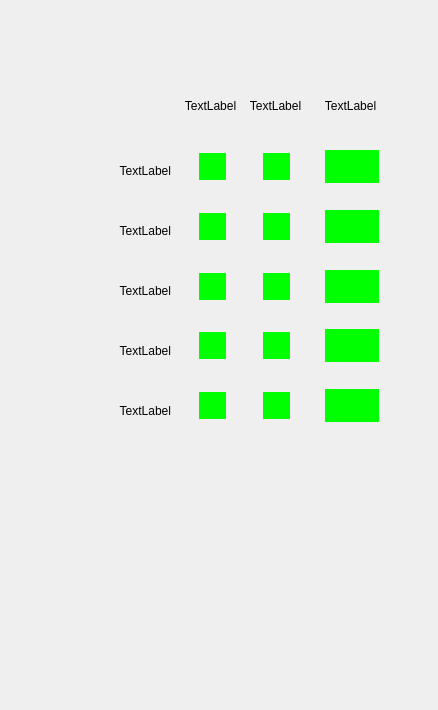
<?xml version="1.0" encoding="UTF-8"?>
<ui version="4.0">
 <class>PropellerEnableWidget</class>
 <widget class="QWidget" name="PropellerEnableWidget">
  <property name="geometry">
   <rect>
    <x>0</x>
    <y>0</y>
    <width>438</width>
    <height>710</height>
   </rect>
  </property>
  <property name="windowTitle">
   <string>Form</string>
  </property>
  <widget class="QLineEdit" name="leenable_prop2">
   <property name="geometry">
    <rect>
     <x>325</x>
     <y>210</y>
     <width>54</width>
     <height>33</height>
    </rect>
   </property>
   <property name="font">
    <font>
     <pointsize>15</pointsize>
     <weight>50</weight>
     <bold>false</bold>
    </font>
   </property>
   <property name="styleSheet">
    <string notr="true">background-color: rgb(0, 255, 0);
border-width:0;
border-style:outset;</string>
   </property>
   <property name="text">
    <string/>
   </property>
   <property name="alignment">
    <set>Qt::AlignCenter</set>
   </property>
   <property name="readOnly">
    <bool>true</bool>
   </property>
  </widget>
  <widget class="QLineEdit" name="leenable_prop3">
   <property name="geometry">
    <rect>
     <x>325</x>
     <y>270</y>
     <width>54</width>
     <height>33</height>
    </rect>
   </property>
   <property name="font">
    <font>
     <pointsize>15</pointsize>
     <weight>50</weight>
     <bold>false</bold>
    </font>
   </property>
   <property name="styleSheet">
    <string notr="true">background-color: rgb(0, 255, 0);
border-width:0;
border-style:outset;</string>
   </property>
   <property name="text">
    <string/>
   </property>
   <property name="alignment">
    <set>Qt::AlignCenter</set>
   </property>
   <property name="readOnly">
    <bool>true</bool>
   </property>
  </widget>
  <widget class="QPushButton" name="pbOK">
   <property name="geometry">
    <rect>
     <x>120</x>
     <y>593</y>
     <width>90</width>
     <height>40</height>
    </rect>
   </property>
   <property name="font">
    <font>
     <pointsize>16</pointsize>
    </font>
   </property>
   <property name="focusPolicy">
    <enum>Qt::NoFocus</enum>
   </property>
   <property name="styleSheet">
    <string notr="true">background-color: transparent;
border-width:0;
border-style:outset;</string>
   </property>
   <property name="text">
    <string/>
   </property>
  </widget>
  <widget class="QLineEdit" name="lerun_prop2">
   <property name="geometry">
    <rect>
     <x>263</x>
     <y>213</y>
     <width>27</width>
     <height>27</height>
    </rect>
   </property>
   <property name="font">
    <font>
     <pointsize>15</pointsize>
    </font>
   </property>
   <property name="styleSheet">
    <string notr="true">background-color: rgb(0, 255, 0);
border-width:0;
border-style:outset;</string>
   </property>
   <property name="readOnly">
    <bool>true</bool>
   </property>
  </widget>
  <widget class="QLineEdit" name="lerun_prop3">
   <property name="geometry">
    <rect>
     <x>263</x>
     <y>273</y>
     <width>27</width>
     <height>27</height>
    </rect>
   </property>
   <property name="font">
    <font>
     <pointsize>15</pointsize>
    </font>
   </property>
   <property name="styleSheet">
    <string notr="true">background-color: rgb(0, 255, 0);
border-width:0;
border-style:outset;</string>
   </property>
   <property name="readOnly">
    <bool>true</bool>
   </property>
  </widget>
  <widget class="QLineEdit" name="leenable_prop1">
   <property name="geometry">
    <rect>
     <x>325</x>
     <y>150</y>
     <width>54</width>
     <height>33</height>
    </rect>
   </property>
   <property name="font">
    <font>
     <pointsize>15</pointsize>
     <weight>50</weight>
     <bold>false</bold>
    </font>
   </property>
   <property name="styleSheet">
    <string notr="true">background-color: rgb(0, 255, 0);
border-width:0;
border-style:outset;</string>
   </property>
   <property name="text">
    <string/>
   </property>
   <property name="alignment">
    <set>Qt::AlignCenter</set>
   </property>
   <property name="readOnly">
    <bool>true</bool>
   </property>
  </widget>
  <widget class="QLineEdit" name="lerun_prop1">
   <property name="geometry">
    <rect>
     <x>263</x>
     <y>153</y>
     <width>27</width>
     <height>27</height>
    </rect>
   </property>
   <property name="font">
    <font>
     <pointsize>15</pointsize>
    </font>
   </property>
   <property name="styleSheet">
    <string notr="true">background-color: rgb(0, 255, 0);
border-width:0;
border-style:outset;</string>
   </property>
   <property name="readOnly">
    <bool>true</bool>
   </property>
  </widget>
  <widget class="QLineEdit" name="leready_prop3">
   <property name="geometry">
    <rect>
     <x>199</x>
     <y>273</y>
     <width>27</width>
     <height>27</height>
    </rect>
   </property>
   <property name="font">
    <font>
     <pointsize>15</pointsize>
    </font>
   </property>
   <property name="styleSheet">
    <string notr="true">background-color: rgb(0, 255, 0);
border-width:0;
border-style:outset;</string>
   </property>
   <property name="readOnly">
    <bool>true</bool>
   </property>
  </widget>
  <widget class="QLineEdit" name="leready_prop1">
   <property name="geometry">
    <rect>
     <x>199</x>
     <y>153</y>
     <width>27</width>
     <height>27</height>
    </rect>
   </property>
   <property name="font">
    <font>
     <pointsize>15</pointsize>
    </font>
   </property>
   <property name="styleSheet">
    <string notr="true">background-color: rgb(0, 255, 0);
background-image: url(:/images/推进器启用设置-日.png);
border-width:0;
border-style:outset;</string>
   </property>
   <property name="readOnly">
    <bool>true</bool>
   </property>
  </widget>
  <widget class="QLineEdit" name="leready_prop2">
   <property name="geometry">
    <rect>
     <x>199</x>
     <y>213</y>
     <width>27</width>
     <height>27</height>
    </rect>
   </property>
   <property name="font">
    <font>
     <pointsize>15</pointsize>
    </font>
   </property>
   <property name="styleSheet">
    <string notr="true">background-color: rgb(0, 255, 0);
border-width:0;
border-style:outset;</string>
   </property>
   <property name="readOnly">
    <bool>true</bool>
   </property>
  </widget>
  <widget class="QLineEdit" name="lerun_rudder2">
   <property name="geometry">
    <rect>
     <x>263</x>
     <y>392</y>
     <width>27</width>
     <height>27</height>
    </rect>
   </property>
   <property name="font">
    <font>
     <pointsize>15</pointsize>
    </font>
   </property>
   <property name="styleSheet">
    <string notr="true">background-color: rgb(0, 255, 0);
border-width:0;
border-style:outset;</string>
   </property>
   <property name="readOnly">
    <bool>true</bool>
   </property>
  </widget>
  <widget class="QLineEdit" name="leenable_rudder1">
   <property name="geometry">
    <rect>
     <x>325</x>
     <y>329</y>
     <width>54</width>
     <height>33</height>
    </rect>
   </property>
   <property name="font">
    <font>
     <pointsize>15</pointsize>
     <weight>50</weight>
     <bold>false</bold>
    </font>
   </property>
   <property name="styleSheet">
    <string notr="true">background-color: rgb(0, 255, 0);
border-width:0;
border-style:outset;</string>
   </property>
   <property name="text">
    <string/>
   </property>
   <property name="alignment">
    <set>Qt::AlignCenter</set>
   </property>
   <property name="readOnly">
    <bool>true</bool>
   </property>
  </widget>
  <widget class="QLineEdit" name="leenable_rudder2">
   <property name="geometry">
    <rect>
     <x>325</x>
     <y>389</y>
     <width>54</width>
     <height>33</height>
    </rect>
   </property>
   <property name="font">
    <font>
     <pointsize>15</pointsize>
     <weight>50</weight>
     <bold>false</bold>
    </font>
   </property>
   <property name="styleSheet">
    <string notr="true">background-color: rgb(0, 255, 0);
border-width:0;
border-style:outset;</string>
   </property>
   <property name="text">
    <string/>
   </property>
   <property name="alignment">
    <set>Qt::AlignCenter</set>
   </property>
   <property name="readOnly">
    <bool>true</bool>
   </property>
  </widget>
  <widget class="QLineEdit" name="lerun_rudder1">
   <property name="geometry">
    <rect>
     <x>263</x>
     <y>332</y>
     <width>27</width>
     <height>27</height>
    </rect>
   </property>
   <property name="font">
    <font>
     <pointsize>15</pointsize>
    </font>
   </property>
   <property name="styleSheet">
    <string notr="true">background-color: rgb(0, 255, 0);
border-width:0;
border-style:outset;</string>
   </property>
   <property name="readOnly">
    <bool>true</bool>
   </property>
  </widget>
  <widget class="QPushButton" name="pbCancel">
   <property name="geometry">
    <rect>
     <x>240</x>
     <y>593</y>
     <width>90</width>
     <height>40</height>
    </rect>
   </property>
   <property name="font">
    <font>
     <pointsize>16</pointsize>
    </font>
   </property>
   <property name="focusPolicy">
    <enum>Qt::NoFocus</enum>
   </property>
   <property name="styleSheet">
    <string notr="true">background-color: transparent;
border-width:0;
border-style:outset;</string>
   </property>
   <property name="text">
    <string/>
   </property>
  </widget>
  <widget class="QLineEdit" name="leready_rudder1">
   <property name="geometry">
    <rect>
     <x>199</x>
     <y>332</y>
     <width>27</width>
     <height>27</height>
    </rect>
   </property>
   <property name="font">
    <font>
     <pointsize>15</pointsize>
    </font>
   </property>
   <property name="styleSheet">
    <string notr="true">background-color: rgb(0, 255, 0);
border-width:0;
border-style:outset;</string>
   </property>
   <property name="readOnly">
    <bool>true</bool>
   </property>
  </widget>
  <widget class="QLineEdit" name="leready_rudder2">
   <property name="geometry">
    <rect>
     <x>199</x>
     <y>392</y>
     <width>27</width>
     <height>27</height>
    </rect>
   </property>
   <property name="font">
    <font>
     <pointsize>15</pointsize>
    </font>
   </property>
   <property name="styleSheet">
    <string notr="true">background-color: rgb(0, 255, 0);
border-width:0;
border-style:outset;</string>
   </property>
   <property name="readOnly">
    <bool>true</bool>
   </property>
  </widget>
  <widget class="QLabel" name="label_1">
   <property name="geometry">
    <rect>
     <x>10</x>
     <y>150</y>
     <width>161</width>
     <height>41</height>
    </rect>
   </property>
   <property name="text">
    <string>TextLabel</string>
   </property>
   <property name="alignment">
    <set>Qt::AlignRight|Qt::AlignTrailing|Qt::AlignVCenter</set>
   </property>
  </widget>
  <widget class="QLabel" name="label_2">
   <property name="geometry">
    <rect>
     <x>10</x>
     <y>210</y>
     <width>161</width>
     <height>41</height>
    </rect>
   </property>
   <property name="text">
    <string>TextLabel</string>
   </property>
   <property name="alignment">
    <set>Qt::AlignRight|Qt::AlignTrailing|Qt::AlignVCenter</set>
   </property>
  </widget>
  <widget class="QLabel" name="label_3">
   <property name="geometry">
    <rect>
     <x>10</x>
     <y>270</y>
     <width>161</width>
     <height>41</height>
    </rect>
   </property>
   <property name="text">
    <string>TextLabel</string>
   </property>
   <property name="alignment">
    <set>Qt::AlignRight|Qt::AlignTrailing|Qt::AlignVCenter</set>
   </property>
  </widget>
  <widget class="QLabel" name="label_4">
   <property name="geometry">
    <rect>
     <x>10</x>
     <y>330</y>
     <width>161</width>
     <height>41</height>
    </rect>
   </property>
   <property name="text">
    <string>TextLabel</string>
   </property>
   <property name="alignment">
    <set>Qt::AlignRight|Qt::AlignTrailing|Qt::AlignVCenter</set>
   </property>
  </widget>
  <widget class="QLabel" name="label_5">
   <property name="geometry">
    <rect>
     <x>10</x>
     <y>390</y>
     <width>161</width>
     <height>41</height>
    </rect>
   </property>
   <property name="text">
    <string>TextLabel</string>
   </property>
   <property name="alignment">
    <set>Qt::AlignRight|Qt::AlignTrailing|Qt::AlignVCenter</set>
   </property>
  </widget>
  <widget class="QLabel" name="label_6">
   <property name="geometry">
    <rect>
     <x>185</x>
     <y>90</y>
     <width>51</width>
     <height>31</height>
    </rect>
   </property>
   <property name="text">
    <string>TextLabel</string>
   </property>
   <property name="alignment">
    <set>Qt::AlignCenter</set>
   </property>
  </widget>
  <widget class="QLabel" name="label_7">
   <property name="geometry">
    <rect>
     <x>250</x>
     <y>90</y>
     <width>51</width>
     <height>31</height>
    </rect>
   </property>
   <property name="text">
    <string>TextLabel</string>
   </property>
   <property name="alignment">
    <set>Qt::AlignCenter</set>
   </property>
  </widget>
  <widget class="QLabel" name="label_8">
   <property name="geometry">
    <rect>
     <x>325</x>
     <y>90</y>
     <width>51</width>
     <height>31</height>
    </rect>
   </property>
   <property name="text">
    <string>TextLabel</string>
   </property>
   <property name="alignment">
    <set>Qt::AlignCenter</set>
   </property>
  </widget>
 </widget>
 <resources/>
 <connections/>
</ui>
